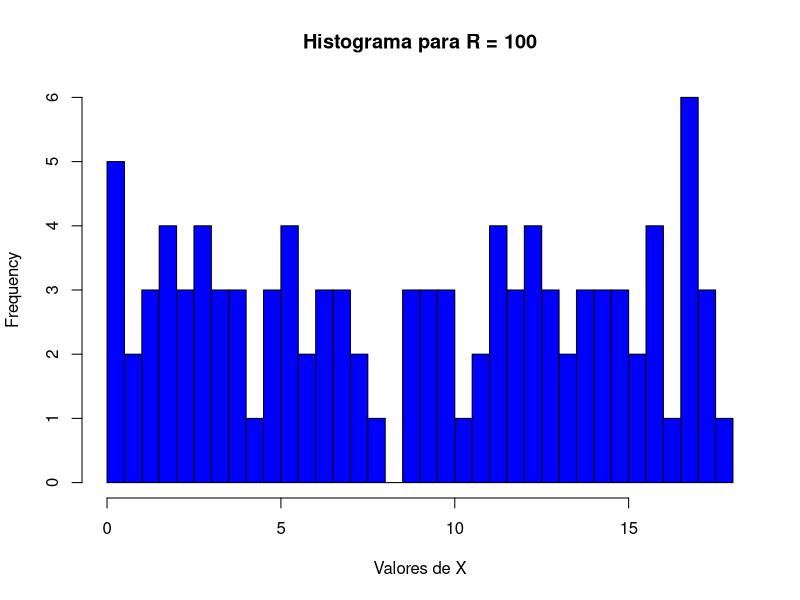
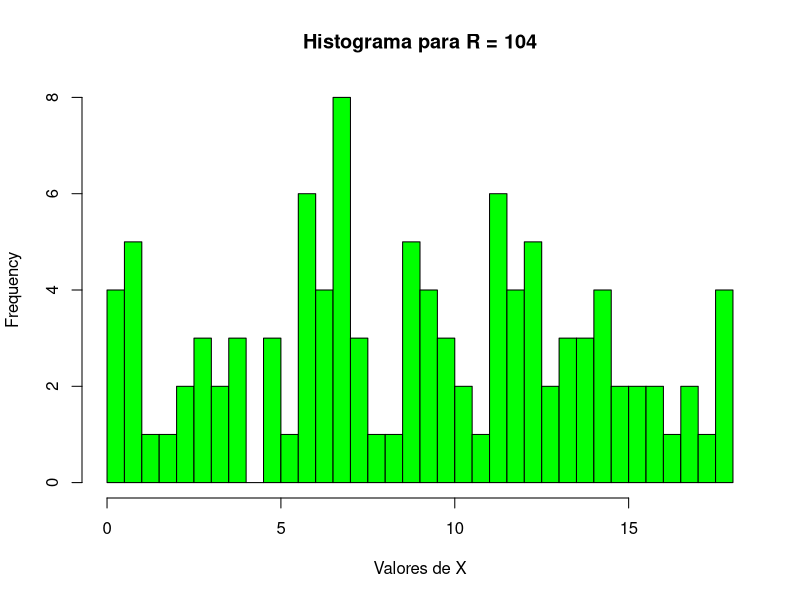

The R source for these figures, in order:
set.seed(6803)

# 1.a Generar la función X_dist(R)
X_dist <- function(R) {
  runif(R, min = 0, max = 18)
}

# 1.b Calcular la media y la varianza muestral para diferentes valores de R
R_values <- c(2, 30, 100, 104)
resultados <- data.frame(R = integer(), Media = numeric(), Varianza = numeric())

for (R in R_values) {
  muestras <- X_dist(R)
  media_muestral <- mean(muestras)
  varianza_muestral <- var(muestras)
  resultados <- rbind(resultados, data.frame(R = R, Media = media_muestral, Varianza = varianza_muestral))
}

print(resultados)

# 1.c Calcular el valor teórico de la esperanza y la varianza
a <- 0
b <- 18
E_X <- (a + b) / 2
V_X <- (b - a)^2 / 12

print(paste("Esperanza E(X):", E_X))
print(paste("Varianza V(X):", V_X))

# 1.d Generar histogramas para R = 100 y R = 104
par(mfrow = c(1, 1))  

# Histograma para R = 100
hist(X_dist(100), breaks = 30, main = "Histograma para R = 100", xlab = "Valores de X", col = "blue")

# Histograma para R = 104
hist(X_dist(104), breaks = 30, main = "Histograma para R = 104", xlab = "Valores de X", col = "green")
